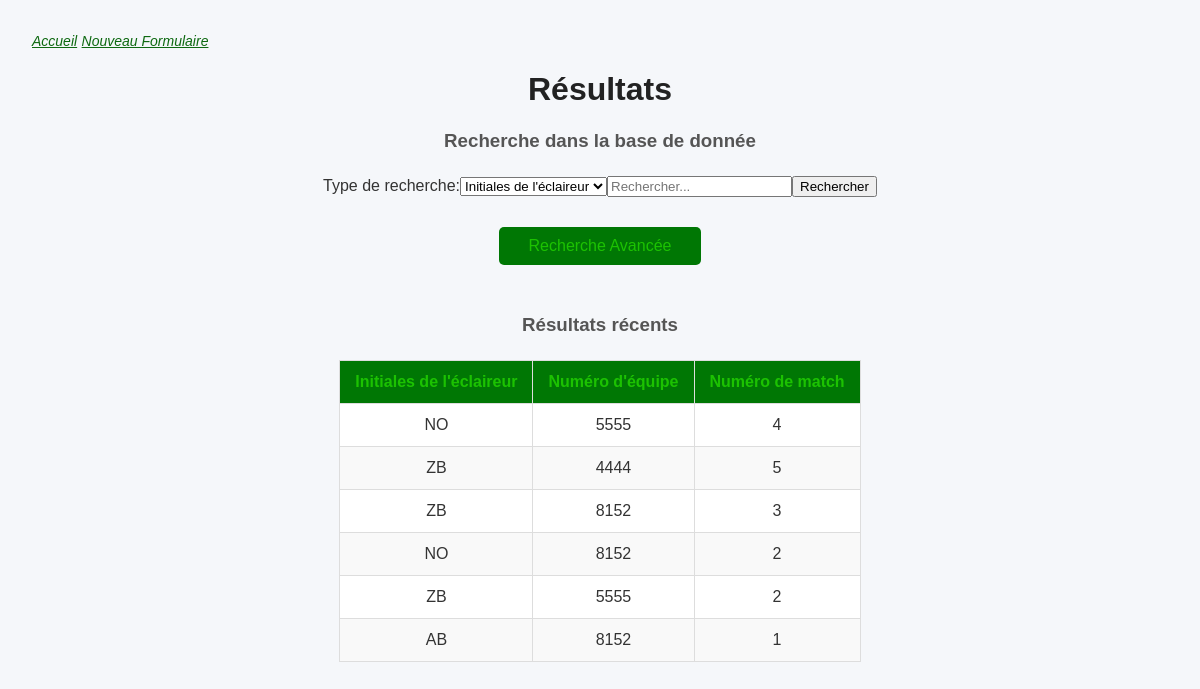
Page /basic_results on the earlier database version.
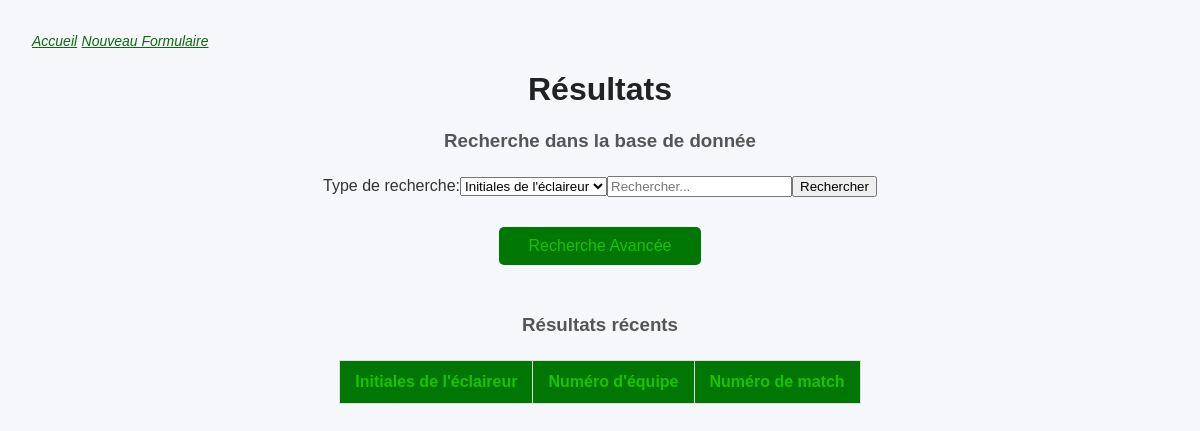
Same page on the later database version.
### tables this page shows
CREATE TABLE scouting_data (scout_data_id INTEGER PRIMARY KEY AUTOINCREMENT, match_id INTEGER, team_id INTEGER, scout_id INTEGER, auto_points INTEGER DEFAULT 0, teleop_points INTEGER DEFAULT 0, endgame_points INTEGER DEFAULT 0, penalties INTEGER DEFAULT 0, robot_status TEXT CHECK (robot_status IN ('working', 'damaged', 'disabled')), notes TEXT, timestamp TEXT DEFAULT (datetime('now')), FOREIGN KEY (scout_id) REFERENCES scouts(scout_id) ON DELETE CASCADE, FOREIGN KEY (team_id) REFERENCES teams(team_id) ON DELETE CASCADE, FOREIGN KEY (match_id) REFERENCES matches(match_id) ON DELETE CASCADE, UNIQUE(match_id, team_id, scout_id));

CREATE TABLE scouts (scout_id INTEGER PRIMARY KEY AUTOINCREMENT, initials TEXT NOT NULL, notes TEXT);

CREATE TABLE teams (team_id INTEGER PRIMARY KEY AUTOINCREMENT, team_number INTEGER NOT NULL UNIQUE, team_name TEXT, robot_weight REAL, robot_height REAL, robot_width REAL, robot_drive_type TEXT, notes TEXT);

CREATE TABLE matches (match_id INTEGER PRIMARY KEY AUTOINCREMENT, event_id INTEGER, match_number INTEGER NOT NULL, scheduled_time TEXT, score_blue INTEGER DEFAULT 0, score_red INTEGER DEFAULT 0, winning_alliance TEXT, UNIQUE(event_id, match_number), FOREIGN KEY (event_id) REFERENCES events(event_id) ON DELETE CASCADE);

### webserver.py (the view)
@app.route('/basic_results', methods=['GET'])
def basic_results():
    columns = constants.all_scouting_data_columns
    columns = parse_columns(columns)
    data = db_m.get_recent_data('scouting_data', 'scout_data_id', columns)
    return render_template('RDBMS_Templates/basic_results.html', data=data, search_message='Résultats récents', columns=columns, search_types=constants.basic_search_types)

### database_manager.py (called while the page is built)
def get_connection():
    conn=sqlite3.connect(DB_NAME, check_same_thread=False)
    conn.execute("PRAGMA foreign_keys = ON;")
    return conn

def get_recent_data(table, table_id, columns, limit=10):
    conn = get_connection()
    conn.row_factory = sqlite3.Row
    cursor = conn.cursor()
    query = ''
    if isinstance(columns, list):
        query = 'SELECT {} FROM {}'.format(', '.join(columns), table)
    elif isinstance(columns, str):
        query = 'SELECT {} FROM {}'.format(columns, table)
    else:
        query = 'SELECT * FROM {}'.format(table)
    cursor.execute("PRAGMA foreign_key_list({})".format(table))
    foreign_key_list = cursor.fetchall()
    for fk in foreign_key_list:
        ref_table = fk[2]
        from_col = fk[3]
        to_col = fk[4]
        query += f' JOIN {ref_table} ON {table}.{from_col} = {ref_table}.{to_col}'
    query += f' ORDER BY {table}.{table_id} DESC'
    print(query)
    cursor.execute(query)
    rows = cursor.fetchmany(limit)
    conn.close()
    return rows

### webserver.py (called while the page is built)
def parse_columns(columns):
    display_columns = []
    for col in columns:
        if col == "scout_id":
            display_columns.append("scouts.initials")
        elif col == "team_id":
            display_columns.append("teams.team_number")
        elif col == "match_id":
            display_columns.append("matches.match_number")
        elif col == "notes":
            display_columns.append("scouting_data.notes")
        else:
            display_columns.append(col)
    return display_columns

### templates/RDBMS_Templates/basic_results.html (shortened to what this page needs)
<!DOCTYPE html>
<html>
    <head>
        <link rel="stylesheet" href="{{ url_for('static', filename='style/results.css') }}?v=1.0">
        <link rel="stylesheet" href="https://cdn.datatables.net/1.13.6/css/jquery.dataTables.min.css">
    </head>
    <body>
        <div class="top_links">
            <a href="/">Accueil</a>
            <a href="/scout_form">Nouveau Formulaire</a>
        </div>
        <h1>Résultats</h1>
        <h3>Recherche dans la base de donnée</h3>
        <form method="POST" action="/basic_search">
            <div class="search-bar-container">
                <div class="search-bar">
                    <label for="searchType">Type de recherche:</label>
                    <select id="searchType" name="searchType">
                        {% for s in search_types %}
                            <option value="{{ s.value }}">{{ s.label }}</option>
                        {% endfor %}
                    </select>
                    <input type="text" name="query" placeholder="Rechercher..." required>
                    <button type="submit">Rechercher</button>
                </div>
                <div class="advanced_search">
                    <a href="/advanced_results">Recherche Avancée</a>
                </div>
            </div>
        </form>
        <h3>{{ search_message }}</h3>
        <div class="tables-and-details">
            <div class="scrollable-table-container">
                <table>
                    <thead>
                        <tr>
                            <th>{{search_types[0].label}}</th>
                            <th>{{search_types[1].label}}</th>
                            <th>{{search_types[2].label}}</th>
                        </tr>
                    </thead>
                    <tbody>
                        {% for row in data %}
                        <tr class="result-row" id="row-{{ row[0] }}">
                            <td class="{{search_types[0].label}}">{{ row[1] }}</td>
                            <td class="{{search_types[1].label}}">{{ row[2] }}</td>
                            <td class="{{search_types[2].label}}">{{ row[3] }}</td>
                        </tr>
                        {% endfor %}
                    </tbody>
                </table>
            </div>
        </div>
    </body>
</html>

### static/style/results.css (style rules this page uses)
body { font-family: Arial, sans-serif; background-color: #f5f7fa; color: #333; margin: 0; padding: 2rem; }
.advanced_search { text-align: center; }
.scrollable-table-container { max-height: 500px; overflow-y: auto; z-index: 1; }
.advanced_search a { margin: 40px 0; display: inline-block; margin: 30px; padding: 10px 30px; background-color: #007704; color: rgba(51, 255, 0, 0.555); text-decoration: none; border-radius: 5px; }
.top_links a { color: #0e6911; text-decoration: underline; font: italic 14px Arial, sans-serif; }
h1 { text-align: center; color: #222; }
h3 { text-align: center; color: #555; margin-bottom: 1.5rem; }
table { border-collapse: collapse; box-shadow: 0 0 10px rgba(0, 0, 0, 0.1); background-color: white; }
th, td { padding: 12px 15px; border: 1px solid #ddd; text-align: center; }
th { background-color: #007704; color: rgba(51, 255, 0, 0.555); }
.tables-and-details { position: relative; display: flex; justify-content: center; }
.search-bar { display: flex; justify-content: center; align-items: center; }

Differences in the rows shown:
removed scouting_data: initials "NO", team_number "5555", match_number "4"
removed scouting_data: initials "ZB", team_number "4444", match_number "5"
removed scouting_data: initials "ZB", team_number "8152", match_number "3"
removed scouting_data: initials "NO", team_number "8152", match_number "2"
removed scouting_data: initials "ZB", team_number "5555", match_number "2"
removed scouting_data: initials "AB", team_number "8152", match_number "1"
